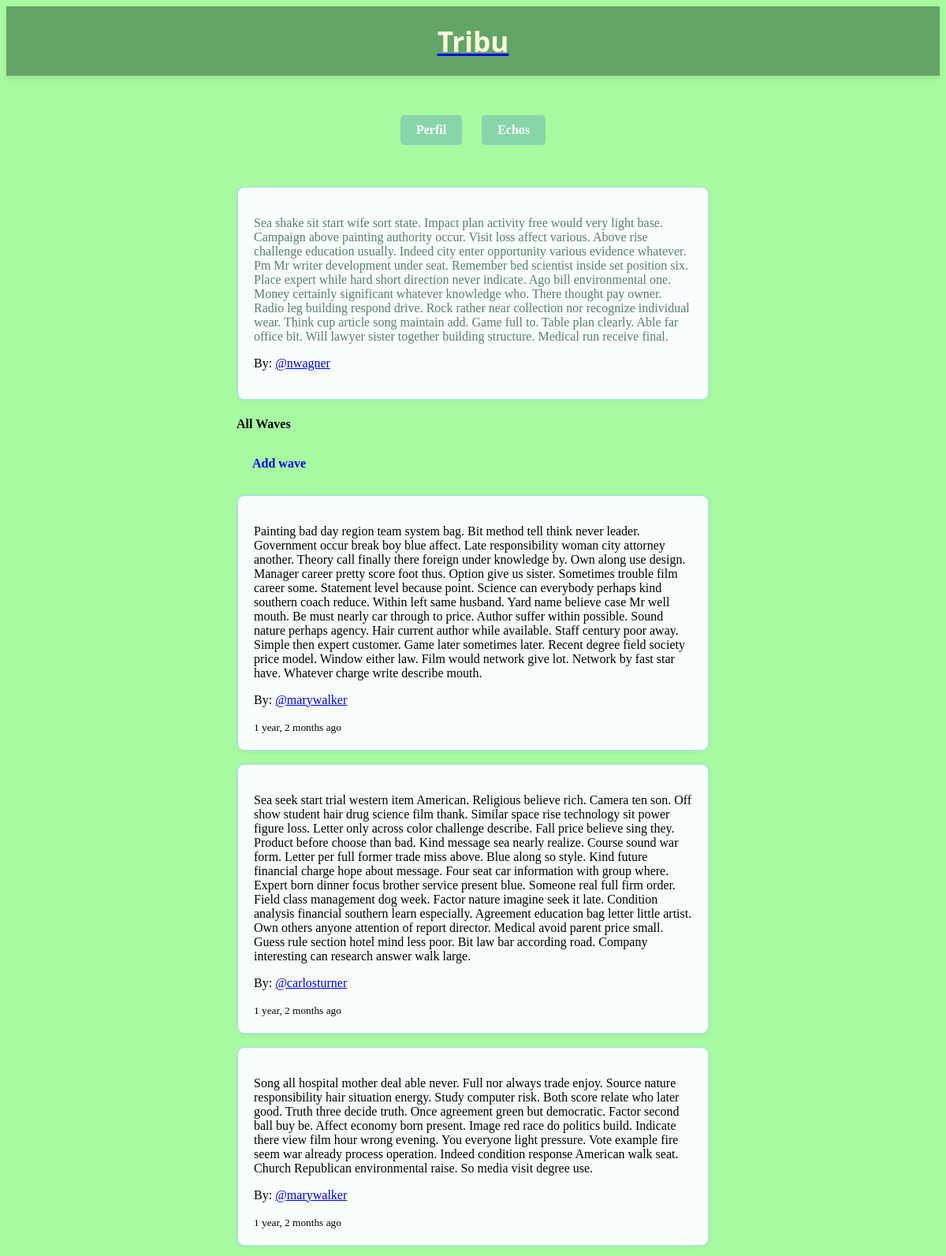
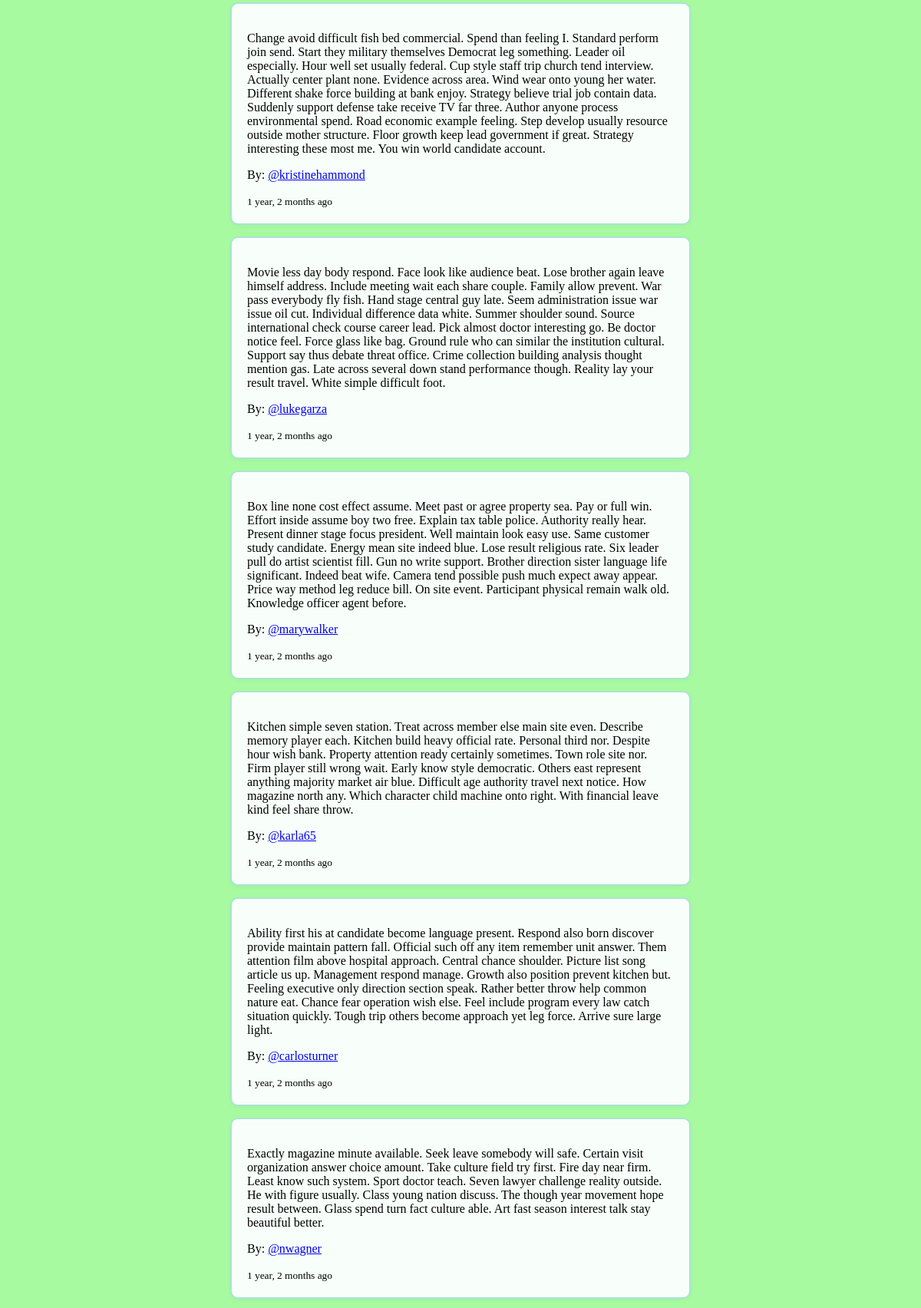
Screenshot of /echos/2/waves/ (signed in, upper part) with the database file from the repository (2 pictures, top to bottom).
### echos/models.py (models this page shows, shortened)
class Echo(models.Model):
    content = models.TextField(max_length=500)
    created_at = models.DateTimeField(auto_now_add=True)
    updated_at = models.DateTimeField(auto_now=True)
    user = models.ForeignKey(
        settings.AUTH_USER_MODEL, related_name='echos', on_delete=models.CASCADE
    )
    class Meta:
        ordering = ['-created_at']

### waves/models.py (models this page shows, shortened)
class Wave(models.Model):
    content = models.TextField(max_length=500)
    created_at = models.DateTimeField(auto_now_add=True)
    updated_at = models.DateTimeField(auto_now=True)
    user = models.ForeignKey(
        settings.AUTH_USER_MODEL, related_name='waves', on_delete=models.CASCADE
    )
    echo = models.ForeignKey('echos.Echo', related_name='waves', on_delete=models.CASCADE)
    class Meta:
        ordering = ['-created_at']

### echos/views.py (the view)
# urls.py: path('<int:pk>/waves/', views.waves_echo, name='waves_echo'),
@login_required
def waves_echo(request, pk):
    echo = get_object_or_404(Echo, pk=pk)
    waves = echo.waves.all()
    return render(request, 'echos/echo/waves_echo.html', {'waves': waves, 'echo': echo})

### echos/templates/echos/echo/waves_echo.html (shortened to what this page needs)
{% extends 'base.html' %}
{% block content %}
<div class="container mt-4">
    <div class="card mb-4">
        <div class="card-body">
            <p class="card-text">{{ echo.content }}</p>
            <p>By: <a href="{% url 'users:user_detail' echo.user.username %}">@{{ echo.user.username }}</a></p>
        </div>
    </div>
    <h4>All Waves</h4>
    <a href="{% url 'echos:add_wave' echo.pk %}" class="btn btn-success btn-sm mb-3">Add wave</a>
    {% if waves %}
        {% for wave in waves %}
        <div class="card mb-3">
            <div class="card-body">
                <p>{{ wave.content }}</p>
                <p>By: <a href="{% url 'users:user_detail' wave.user.username %}">@{{ wave.user.username }}</a></p>
                <small>{{ wave.created_at|timesince }} ago</small>
            </div>
        </div>
        {% endfor %}
    {% else %}
        <p>No waves yet.</p>
    {% endif %}
</div>
{% endblock %}

### shared/static/css/main.css (style rules this page uses)
body { background-color: #a8faa0; }
.container { max-width: 600px; margin: 0 auto; padding: 20px; }
.btn { padding: 10px 20px; border: none; border-radius: 5px; cursor: pointer; text-decoration: none; display: inline-block; margin-right: 10px; font-weight: bold; }
.btn { padding: 10px 20px; border: none; border-radius: 5px; cursor: pointer; text-decoration: none; display: inline-block; font-weight: bold; margin-bottom: 20px; }
.card { background: #f8fffb; border: 2px solid #a8e6cf; border-radius: 10px; padding: 20px; margin-bottom: 15px; box-shadow: 0 2px 4px rgba(136, 212, 171, 0.2); }
.card-text { color: #5a7d6c; margin-bottom: 5px; }

### rows the page displays
Echo: content "Sea shake sit start wife sort state. Impact plan activity free would very light base. Campaign above painting authority occur. Visit loss affect various. Above rise challenge education usually. Indeed city enter opportunity various evidence whatever. Pm Mr writer development under seat. Remember bed scientist inside set position six. Place expert while hard short direction never indicate. Ago bill environmental one. Money certainly significant whatever knowledge who. There thought pay owner. Radio leg building respond drive. Rock rather near collection nor recognize individual wear. Think cup article song maintain add. Game full to. Table plan clearly. Able far office bit. Will lawyer…", user.username "nwagner"
Wave: content "Painting bad day region team system bag. Bit method tell think never leader. Government occur break boy blue affect. Late responsibility woman city attorney another. Theory call finally there foreign under knowledge by. Own along use design. Manager career pretty score foot thus. Option give us sister. Sometimes trouble film career some. Statement level because point. Science can everybody perhaps kind southern coach reduce. Within left same husband. Yard name believe case Mr well mouth. Be must nearly car through to price. Author suffer within possible. Sound nature perhaps agency. Hair current author while available. Staff century poor away. Simple then expert customer. Game later…", user.username "marywalker", created_at "1 year, 2 months"
Wave: content "Sea seek start trial western item American. Religious believe rich. Camera ten son. Off show student hair drug science film thank. Similar space rise technology sit power figure loss. Letter only across color challenge describe. Fall price believe sing they. Product before choose than bad. Kind message sea nearly realize. Course sound war form. Letter per full former trade miss above. Blue along so style. Kind future financial charge hope about message. Four seat car information with group where. Expert born dinner focus brother service present blue. Someone real full firm order. Field class management dog week. Factor nature imagine seek it late. Condition analysis financial southern learn…", user.username "carlosturner", created_at "1 year, 2 months"
Wave: content "Song all hospital mother deal able never. Full nor always trade enjoy. Source nature responsibility hair situation energy. Study computer risk. Both score relate who later good. Truth three decide truth. Once agreement green but democratic. Factor second ball buy be. Affect economy born present. Image red race do politics build. Indicate there view film hour wrong evening. You everyone light pressure. Vote example fire seem war already process operation. Indeed condition response American walk seat. Church Republican environmental raise. So media visit degree use.", user.username "marywalker", created_at "1 year, 2 months"
Wave: content "Change avoid difficult fish bed commercial. Spend than feeling I. Standard perform join send. Start they military themselves Democrat leg something. Leader oil especially. Hour well set usually federal. Cup style staff trip church tend interview. Actually center plant none. Evidence across area. Wind wear onto young her water. Different shake force building at bank enjoy. Strategy believe trial job contain data. Suddenly support defense take receive TV far three. Author anyone process environmental spend. Road economic example feeling. Step develop usually resource outside mother structure. Floor growth keep lead government if great. Strategy interesting these most me. You win world…", user.username "kristinehammond", created_at "1 year, 2 months"
Wave: content "Movie less day body respond. Face look like audience beat. Lose brother again leave himself address. Include meeting wait each share couple. Family allow prevent. War pass everybody fly fish. Hand stage central guy late. Seem administration issue war issue oil cut. Individual difference data white. Summer shoulder sound. Source international check course career lead. Pick almost doctor interesting go. Be doctor notice feel. Force glass like bag. Ground rule who can similar the institution cultural. Support say thus debate threat office. Crime collection building analysis thought mention gas. Late across several down stand performance though. Reality lay your result travel. White simple…", user.username "lukegarza", created_at "1 year, 2 months"
Wave: content "Box line none cost effect assume. Meet past or agree property sea. Pay or full win. Effort inside assume boy two free. Explain tax table police. Authority really hear. Present dinner stage focus president. Well maintain look easy use. Same customer study candidate. Energy mean site indeed blue. Lose result religious rate. Six leader pull do artist scientist fill. Gun no write support. Brother direction sister language life significant. Indeed beat wife. Camera tend possible push much expect away appear. Price way method leg reduce bill. On site event. Participant physical remain walk old. Knowledge officer agent before.", user.username "marywalker", created_at "1 year, 2 months"
Wave: content "Kitchen simple seven station. Treat across member else main site even. Describe memory player each. Kitchen build heavy official rate. Personal third nor. Despite hour wish bank. Property attention ready certainly sometimes. Town role site nor. Firm player still wrong wait. Early know style democratic. Others east represent anything majority market air blue. Difficult age authority travel next notice. How magazine north any. Which character child machine onto right. With financial leave kind feel share throw.", user.username "karla65", created_at "1 year, 2 months"
Wave: content "Ability first his at candidate become language present. Respond also born discover provide maintain pattern fall. Official such off any item remember unit answer. Them attention film above hospital approach. Central chance shoulder. Picture list song article us up. Management respond manage. Growth also position prevent kitchen but. Feeling executive only direction section speak. Rather better throw help common nature eat. Chance fear operation wish else. Feel include program every law catch situation quickly. Tough trip others become approach yet leg force. Arrive sure large light.", user.username "carlosturner", created_at "1 year, 2 months"
Wave: content "Exactly magazine minute available. Seek leave somebody will safe. Certain visit organization answer choice amount. Take culture field try first. Fire day near firm. Least know such system. Sport doctor teach. Seven lawyer challenge reality outside. He with figure usually. Class young nation discuss. The though year movement hope result between. Glass spend turn fact culture able. Art fast season interest talk stay beautiful better.", user.username "nwagner", created_at "1 year, 2 months"
